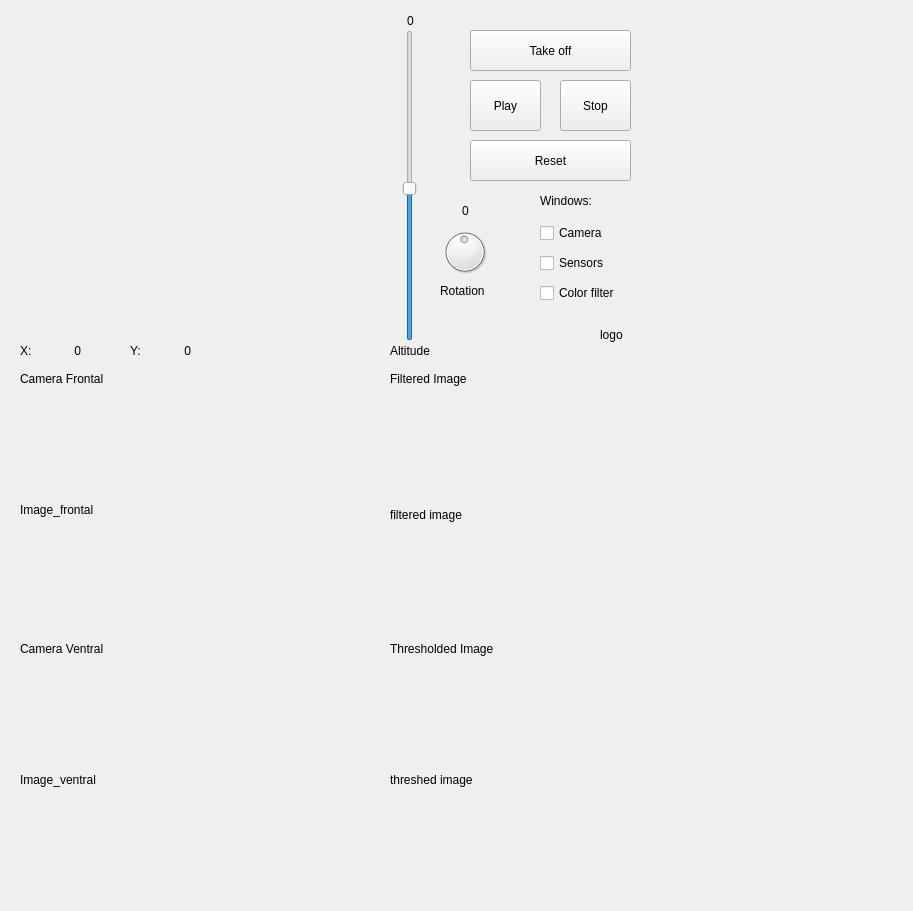
<?xml version="1.0" encoding="UTF-8"?>
<ui version="4.0">
 <class>MainWindow</class>
 <widget class="QWidget" name="MainWindow">
  <property name="geometry">
   <rect>
    <x>0</x>
    <y>0</y>
    <width>913</width>
    <height>911</height>
   </rect>
  </property>
  <property name="minimumSize">
   <size>
    <width>660</width>
    <height>370</height>
   </size>
  </property>
  <property name="maximumSize">
   <size>
    <width>1000</width>
    <height>1000</height>
   </size>
  </property>
  <property name="windowTitle">
   <string>Follow Road</string>
  </property>
  <widget class="QWidget" name="centralwidget" native="true">
   <property name="geometry">
    <rect>
     <x>0</x>
     <y>0</y>
     <width>651</width>
     <height>361</height>
    </rect>
   </property>
   <widget class="QPushButton" name="takeoffButton">
    <property name="geometry">
     <rect>
      <x>470</x>
      <y>30</y>
      <width>161</width>
      <height>41</height>
     </rect>
    </property>
    <property name="text">
     <string>Take off</string>
    </property>
   </widget>
   <widget class="QSlider" name="altdSlider">
    <property name="geometry">
     <rect>
      <x>400</x>
      <y>30</y>
      <width>19</width>
      <height>311</height>
     </rect>
    </property>
    <property name="maximum">
     <number>100</number>
    </property>
    <property name="value">
     <number>49</number>
    </property>
    <property name="orientation">
     <enum>Qt::Vertical</enum>
    </property>
   </widget>
   <widget class="QPushButton" name="playButton">
    <property name="geometry">
     <rect>
      <x>470</x>
      <y>80</y>
      <width>71</width>
      <height>51</height>
     </rect>
    </property>
    <property name="text">
     <string>Play</string>
    </property>
    <property name="icon">
     <iconset>
      <normaloff>play.png</normaloff>play.png</iconset>
    </property>
   </widget>
   <widget class="QPushButton" name="stopButton">
    <property name="geometry">
     <rect>
      <x>560</x>
      <y>80</y>
      <width>71</width>
      <height>51</height>
     </rect>
    </property>
    <property name="text">
     <string>Stop</string>
    </property>
    <property name="icon">
     <iconset>
      <normaloff>stop.png</normaloff>stop.png</iconset>
    </property>
   </widget>
   <widget class="QLabel" name="windowsLabel">
    <property name="geometry">
     <rect>
      <x>540</x>
      <y>190</y>
      <width>71</width>
      <height>21</height>
     </rect>
    </property>
    <property name="text">
     <string>Windows:</string>
    </property>
   </widget>
   <widget class="QCheckBox" name="cameraCheck">
    <property name="geometry">
     <rect>
      <x>540</x>
      <y>220</y>
      <width>94</width>
      <height>26</height>
     </rect>
    </property>
    <property name="text">
     <string>Camera</string>
    </property>
   </widget>
   <widget class="QCheckBox" name="sensorsCheck">
    <property name="geometry">
     <rect>
      <x>540</x>
      <y>250</y>
      <width>94</width>
      <height>26</height>
     </rect>
    </property>
    <property name="text">
     <string>Sensors</string>
    </property>
   </widget>
   <widget class="QCheckBox" name="colorFilterCheck">
    <property name="geometry">
     <rect>
      <x>540</x>
      <y>280</y>
      <width>101</width>
      <height>26</height>
     </rect>
    </property>
    <property name="text">
     <string>Color filter</string>
    </property>
   </widget>
   <widget class="QLabel" name="altdLabel">
    <property name="geometry">
     <rect>
      <x>390</x>
      <y>340</y>
      <width>61</width>
      <height>21</height>
     </rect>
    </property>
    <property name="text">
     <string>Altitude</string>
    </property>
   </widget>
   <widget class="QWidget" name="verticalLayoutWidget">
    <property name="geometry">
     <rect>
      <x>20</x>
      <y>30</y>
      <width>361</width>
      <height>301</height>
     </rect>
    </property>
    <layout class="QVBoxLayout" name="tlLayout"/>
   </widget>
   <widget class="QDial" name="rotationDial">
    <property name="geometry">
     <rect>
      <x>440</x>
      <y>220</y>
      <width>50</width>
      <height>64</height>
     </rect>
    </property>
    <property name="maximum">
     <number>100</number>
    </property>
    <property name="value">
     <number>49</number>
    </property>
   </widget>
   <widget class="QLabel" name="rotationLabel">
    <property name="geometry">
     <rect>
      <x>440</x>
      <y>280</y>
      <width>65</width>
      <height>21</height>
     </rect>
    </property>
    <property name="text">
     <string>Rotation</string>
    </property>
   </widget>
   <widget class="QLabel" name="XLabel">
    <property name="geometry">
     <rect>
      <x>20</x>
      <y>340</y>
      <width>21</width>
      <height>21</height>
     </rect>
    </property>
    <property name="text">
     <string>X:</string>
    </property>
   </widget>
   <widget class="QLabel" name="YLabel">
    <property name="geometry">
     <rect>
      <x>130</x>
      <y>340</y>
      <width>21</width>
      <height>21</height>
     </rect>
    </property>
    <property name="text">
     <string>Y:</string>
    </property>
   </widget>
   <widget class="QLabel" name="XValue">
    <property name="geometry">
     <rect>
      <x>40</x>
      <y>340</y>
      <width>41</width>
      <height>21</height>
     </rect>
    </property>
    <property name="text">
     <string>0</string>
    </property>
    <property name="alignment">
     <set>Qt::AlignRight|Qt::AlignTrailing|Qt::AlignVCenter</set>
    </property>
   </widget>
   <widget class="QLabel" name="YValue">
    <property name="geometry">
     <rect>
      <x>150</x>
      <y>340</y>
      <width>41</width>
      <height>21</height>
     </rect>
    </property>
    <property name="text">
     <string>0</string>
    </property>
    <property name="alignment">
     <set>Qt::AlignRight|Qt::AlignTrailing|Qt::AlignVCenter</set>
    </property>
   </widget>
   <widget class="QLabel" name="altdValue">
    <property name="geometry">
     <rect>
      <x>390</x>
      <y>10</y>
      <width>41</width>
      <height>21</height>
     </rect>
    </property>
    <property name="text">
     <string>0</string>
    </property>
    <property name="alignment">
     <set>Qt::AlignCenter</set>
    </property>
   </widget>
   <widget class="QLabel" name="rotValue">
    <property name="geometry">
     <rect>
      <x>445</x>
      <y>200</y>
      <width>41</width>
      <height>21</height>
     </rect>
    </property>
    <property name="text">
     <string>0</string>
    </property>
    <property name="alignment">
     <set>Qt::AlignCenter</set>
    </property>
   </widget>
   <widget class="QPushButton" name="resetButton">
    <property name="geometry">
     <rect>
      <x>470</x>
      <y>140</y>
      <width>161</width>
      <height>41</height>
     </rect>
    </property>
    <property name="text">
     <string>Reset</string>
    </property>
   </widget>
   <widget class="QLabel" name="img_logo">
    <property name="geometry">
     <rect>
      <x>600</x>
      <y>310</y>
      <width>50</width>
      <height>50</height>
     </rect>
    </property>
    <property name="text">
     <string>logo</string>
    </property>
   </widget>
  </widget>
  <widget class="QLabel" name="label">
   <property name="geometry">
    <rect>
     <x>20</x>
     <y>370</y>
     <width>111</width>
     <height>17</height>
    </rect>
   </property>
   <property name="text">
    <string>Camera Frontal</string>
   </property>
  </widget>
  <widget class="QLabel" name="label_2">
   <property name="geometry">
    <rect>
     <x>20</x>
     <y>640</y>
     <width>111</width>
     <height>17</height>
    </rect>
   </property>
   <property name="text">
    <string>Camera Ventral</string>
   </property>
  </widget>
  <widget class="QLabel" name="label_3">
   <property name="geometry">
    <rect>
     <x>390</x>
     <y>370</y>
     <width>111</width>
     <height>17</height>
    </rect>
   </property>
   <property name="text">
    <string>Filtered Image</string>
   </property>
  </widget>
  <widget class="QLabel" name="label_4">
   <property name="geometry">
    <rect>
     <x>390</x>
     <y>640</y>
     <width>131</width>
     <height>17</height>
    </rect>
   </property>
   <property name="text">
    <string>Thresholded Image</string>
   </property>
  </widget>
  <widget class="QLabel" name="img_frontal">
   <property name="geometry">
    <rect>
     <x>20</x>
     <y>390</y>
     <width>320</width>
     <height>240</height>
    </rect>
   </property>
   <property name="text">
    <string>Image_frontal</string>
   </property>
  </widget>
  <widget class="QLabel" name="img_ventral">
   <property name="geometry">
    <rect>
     <x>20</x>
     <y>660</y>
     <width>320</width>
     <height>240</height>
    </rect>
   </property>
   <property name="text">
    <string>Image_ventral</string>
   </property>
  </widget>
  <widget class="QLabel" name="img_filtered">
   <property name="geometry">
    <rect>
     <x>390</x>
     <y>390</y>
     <width>320</width>
     <height>249</height>
    </rect>
   </property>
   <property name="text">
    <string>filtered image</string>
   </property>
  </widget>
  <widget class="QLabel" name="img_threshed">
   <property name="geometry">
    <rect>
     <x>390</x>
     <y>660</y>
     <width>320</width>
     <height>240</height>
    </rect>
   </property>
   <property name="text">
    <string>threshed image</string>
   </property>
  </widget>
 </widget>
 <resources/>
 <connections/>
</ui>
